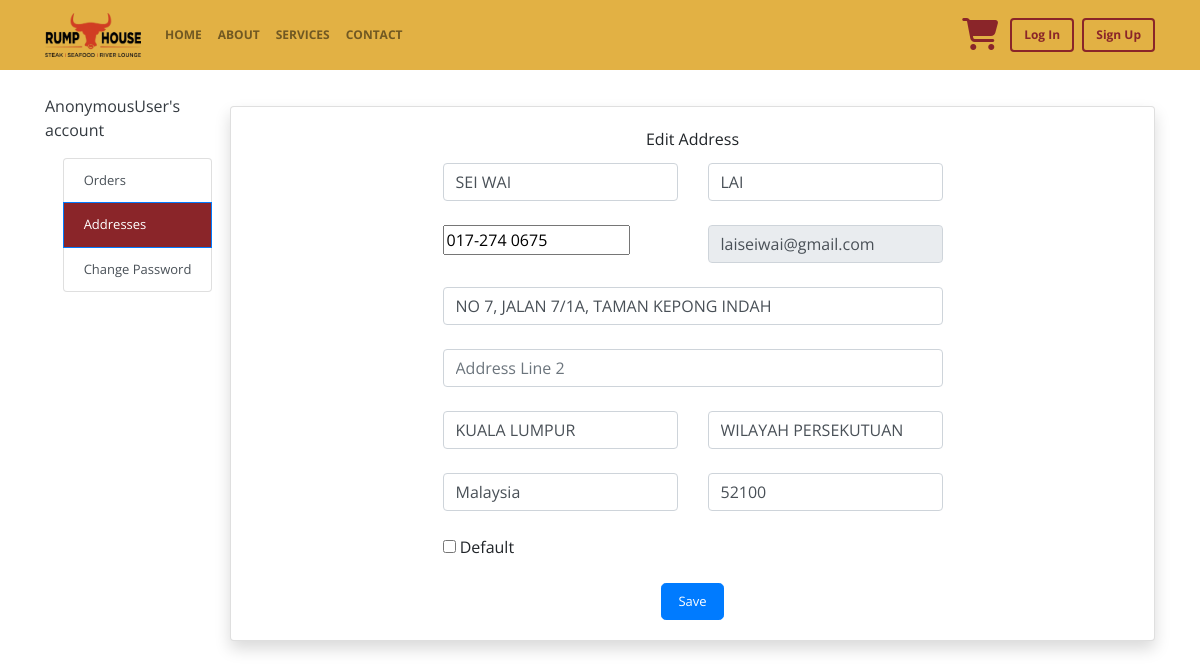
Page /profile/Addresses/55/ on the committed database.
### foodstore/models.py (models this page shows, shortened)
class DeliveryInfo(models.Model):
    firstName = models.CharField(max_length=200, null=True)
    lastName = models.CharField(max_length=200, null=True)
    phone = PhoneNumberField()
    email = models.EmailField()
    address1 = models.CharField(max_length=200, blank=False)
    address2 = models.CharField(max_length=200, null=True, blank=True)
    city = models.CharField(max_length=100, blank=False)
    state = models.CharField(max_length=100, blank=False)
    country = models.CharField(max_length=100, blank=False)
    postalCode = models.IntegerField(blank=False)
    customer = models.ForeignKey(Customer, on_delete=models.CASCADE, null=True, blank=True)
    default = models.BooleanField(default=True)

### foodstore/views.py (the view, shortened to what this page needs)
# urls.py: path('profile/Addresses/<int:pk>/', views.ProfileAddressDetail.as_view(), name='store-profile-address'),
class ProfileAddressDetail(DetailView):
    template_name = 'foodstore/profile_address_edit.html'
    model = DeliveryInfo
    def get_context_data(self, **kwargs):
        context = super().get_context_data(**kwargs)
        self.kwargs.update({'choice': 'Addresses'})
        context['kwargs'] = self.kwargs
        deliveryObj = context['object']
        context['title'] = 'Edit Address'
        context['GET_subURL'] = ['Orders', 'Addresses', 'Change Password']
        context['form'] = CreateDeliveryForm(instance=deliveryObj)
        return context

### foodstore/templates/foodstore/profile_address_edit.html (shortened to what this page needs)
{% extends 'foodstore/profile_base.html' %}
{% load static %}
{% block profileContent %}
    <div class="card shadow w-100">
        <div class="card-body">
            <div class="card-title text-center">Edit Address</div>
            <form id="deliveryEditForm" class="form-signin mx-auto" style="max-width: 500px;">
                <div class="row">
                    <div class="form-group col-sm-6">
                        {{ form.firstName }}
                    </div>
                    <div class="form-group col-sm-6">
                        {{ form.lastName }}
                    </div>
                    <div class="form-group col-sm-6">
                        {{ form.phone }}
                    </div>
                    <div class="form-group col-sm-6">
                        {{ form.email }}
                    </div>
                </div>
                <div class="row">
                    <div class="form-group col-sm-12">
                        {{ form.address1 }}
                    </div>
                    <div class="form-group col-sm-12">
                        {{ form.address2 }}
                    </div>
                    <div class="form-group col-sm-6">
                        {{ form.city }}
                    </div>
                    <div class="form-group col-sm-6">
                        {{ form.state }}
                    </div>
                    <div class="form-group col-sm-6">
                        {{ form.country }}
                    </div>
                    <div class="form-group col-sm-6">
                        {{ form.postalCode }}
                    </div>
                </div>
                <div class="row form-group">
                    <div class="col-sm-6">
                        {{ form.default }}
                        <label for="default">Default</label>
                    </div>
                </div>
                <button id="deliveryEditBtn" data-address="{{ kwargs.pk }}" class="btn btn-lg btn-primary btn-block mx-auto font-small" type="submit" style="width: fit-content;">Save</button>
            </form>
        </div>
    </div>
{% endblock %}

### foodstore/static/foodstore/main.css (style rules this page uses)
body { font-family: 'Open Sans', sans-serif; }
.font-small { font-size: small; }
input[type="number"] { -moz-appearance: textfield; }

### rows in the picture
DeliveryInfo: firstName "SEI WAI", lastName "LAI", phone "017-274 0675", email "laiseiwai@gmail.com", address1 "NO 7, JALAN 7/1A, TAMAN KEPONG INDAH", city "KUALA LUMPUR", state "WILAYAH PERSEKUTUAN", country "Malaysia", postalCode "52100"

### other values in the picture
{{ request.user }} "AnonymousUser"
{{ choice }} "Orders" "Change Password"
{{ choice }} "Addresses"
